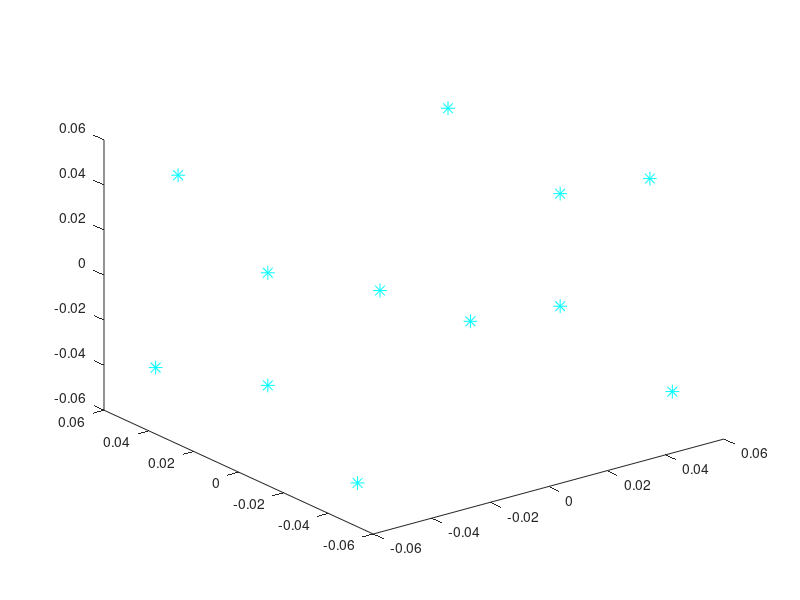

MATLAB code for this plot: (Note: this script raises an error after producing the figure.)
%% Thruster Controls

clear
clc
close all

% Thrusters and location Matrix
lx = 0.1; % m (1 U)
ly = 0.1; % m (1 U)
lz = 0.1; % m (1 U)

l = 0.08; % m (0.8 U) the side distances (not full U)
Dc = 0.05; % m (0.5 U) the distance between center thrusters

f = [0 0 -1; 0 -1 0; 0 0 1; 0 1 0; -1 0 0; -1 0 0; 0 0 -1; 0 -1 0; 0 0 1; 0 1 0; 1 0 0; 1 0 0]';
r = zeros(3,12);
% x positions
r(1,1:6) = lx/2;
r(1,7:12) = -lx/2;

% y positions
r(2,:) = [-l ly l -ly 0 0 l ly -l -ly 0 0]./2;

% z positions
r(3,:) = [lz l -lz -l Dc -Dc lz -l -lz l Dc -Dc]./2;

% Creating 

for i = 1:length(f)

    G(1:3,i) = f(:,i);
    G(4:6,i) = cross(r(:,i),f(:,i));

    plot3(r(1,i),r(2,i),r(3,i),'*c','MarkerSize',10);
    hold on

end

% Thruster parameters
global ubar l_p

ubar = 1; % Pulse amplitude in Newtons
l_p = 0.010; % Pulse duration

% State Space xdot = Ax + Bu
% Geometric Variables
m = 1.35; % mass in kg
Ixx = (1/12)*((0.1)^2 - (0.05)^2);
Iyy = Ixx;
Izz = Ixx;

Im = [Ixx; Iyy; Izz];

% Creating A matrix
A = zeros(12);
A(1:3,4:6) = eye(3);
A(7:9,10:12) = eye(3);

% Creating B Matrix
B = zeros(12);
B(4:6,:) = (1/m).*G(1:3,:);
B(10:12,:) = (1./Im).*G(4:6,:);

% Calling the lqr matlan function using A and B matricies (lqr function
% requires the Control System Toolbox 
% Defining Q R and N

% Q is the state penalty matrix, weights which states are more important to
% stabelize. Prioritizing Pozition = orientation > velocity = angular
% velocity
Xw = 1000;
Vw = 10;
thetaw = 1000;
ww = 10;
Q = diag([Xw, Xw, Xw, Vw, Vw, Vw, thetaw, thetaw, thetaw, ww, ww, ww]);

% R is the control effort scalar, deciding how much fuel the control system
% should try and conserve. larger = conservative adjustments, smaller
%  = more agressive adjustments. Setting each thruster equal.
weight = 10;
R = weight*eye(length(f));

% N is the cross term coupling state and inputs, set to zero for
% simplification of the system
N = zeros(length(f));

% Calling LQR function to attain the ideal feedback gain matrix (K),
% solution to the Riccati equation (S), and eigenvalues (P)

[K, S, P] = lqr(A,B,Q,R,N);

% System responce

% Creating Acl, the closed-loop system matrix. Bcl = 0 because there are no
% external inputs/references beyond u
Acl = A - B*K;

% Creating State Space Model. The output matrix C is an identity matrix as
% each state variable fully representative of the outputs, while D is set
%  to zero because there is no coupling between the input and ouputs
C = eye(size(A));
D = zeros(size(C,1),size(B,2));

% Setting a position deviations (in y)
x0 = zeros(12,1);

% Positions
x0(1) = 1;
x0(2) = 0.5;
x0(3) = -0.5;

% Angles
x0(7) = 0.75;
x0(8) = -0.75;
x0(9) = 0.75;

t = 1000;

%% Analyzing Response w/ custom thruster code
% This uses the current iteration of PWPF with LQR, outputs
% constant positive u values in sinlge pulses at for each thruster

[xTR,uTR,tTR] = Thruster_Sim(A,B,K,t,x0); % Current custom thruster code

[h3,h4] = Control_Plot(xTR,uTR,tTR);

[ISP, Xac, theta_ac] = Thruster_Data(uTR,xTR,tTR);

